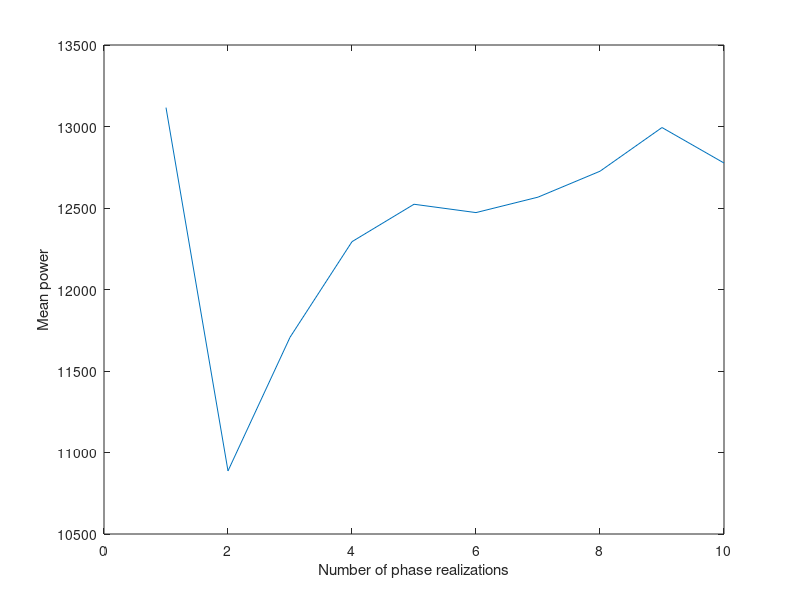

Write MATLAB code to recreate this figure.
% page 43 notebook WecSim results
% see slide 66 and 94 in summer 24 slideshow
powers = [13116 8658 13346 14054 13441 12216 13135 13839 15138 10817];

means = zeros(size(powers));
for i = 1:length(powers)
    power_so_far = powers(1:i);
    means(i) = mean(power_so_far);
end

figure;
plot(1:length(powers), means);
xlabel('Number of phase realizations');
ylabel('Mean power');
